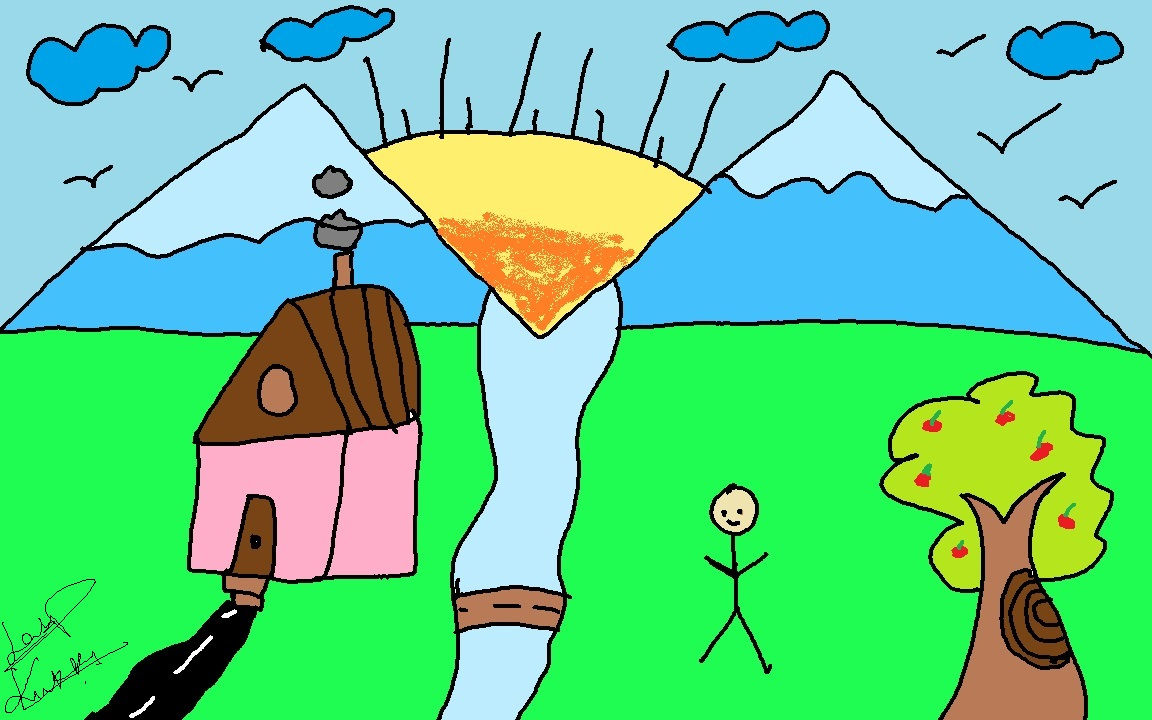
#> input picture image.jpg, 1152 x 720 px
$ python Image_Filter_Lab.py
#> lines starting #> are read from the running program, lines starting #| are printed output that depends on the picture
import cv2

img = cv2.imread("image.jpg")
#> img is the input picture: shape (720, 1152, 3); mean B, G, R 144.9, 204.4, 100.4

gray = cv2.cvtColor(img, cv2.COLOR_BGR2GRAY)
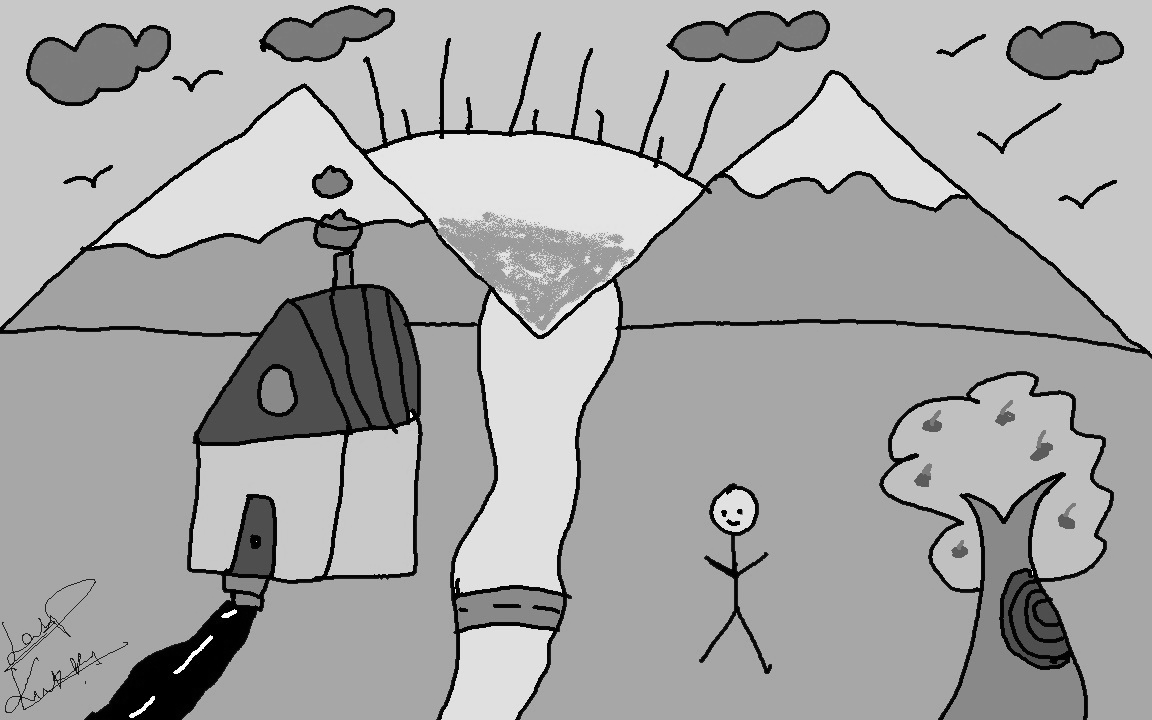
#> gray: shape (720, 1152); min 0, max 255, mean 166.5
blur = cv2.GaussianBlur(gray, (5,5), 0)
edges = cv2.Canny(blur, 100, 200)
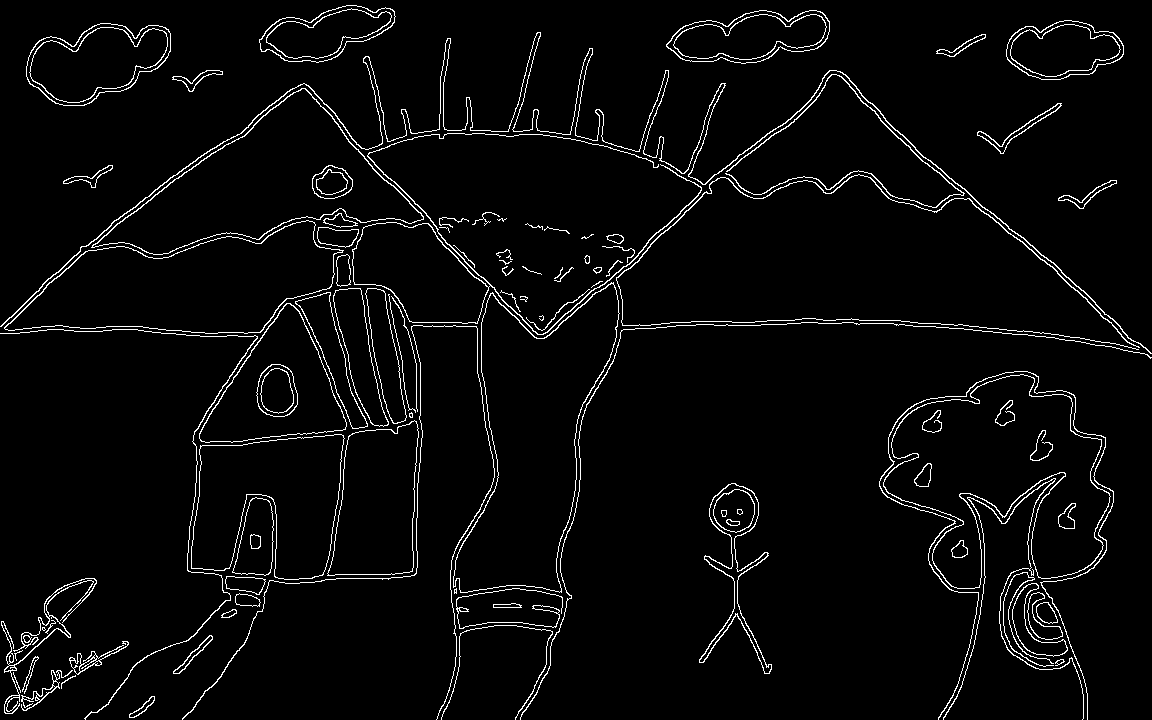
#> edges: shape (720, 1152); 3.7% white in thin lines or dots

cv2.imshow("Original", img)
cv2.imshow("Gray", gray)
cv2.imshow("Blur", blur)
cv2.imshow("Edges", edges)

cv2.waitKey(0)
cv2.destroyAllWindows()
